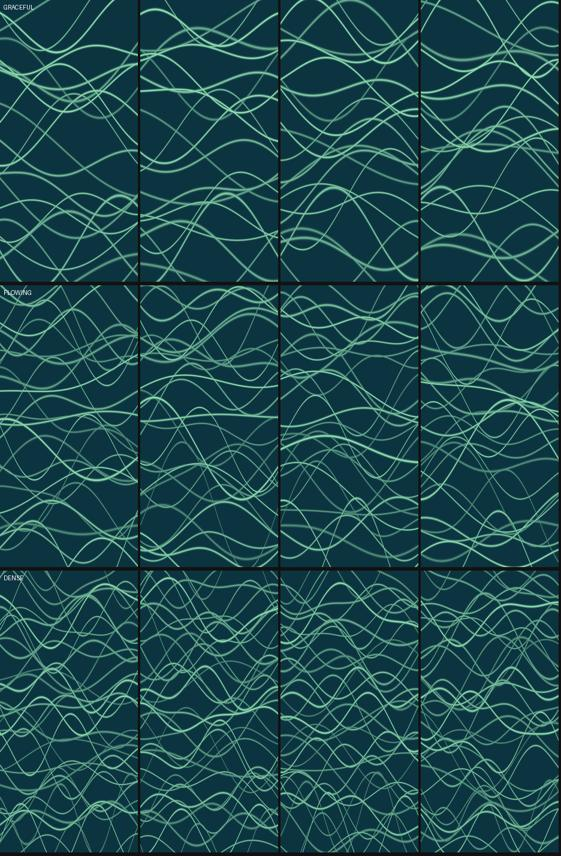

The Python source for this figure:
import numpy as np
from PIL import Image, ImageDraw
TAU=6.2831853; W,H=230,470
XS=np.linspace(0,1,W); ROWS=np.arange(H)[:,None]

def build(P,seed):
    rng=np.random.default_rng(seed); strands=[]
    for n in range(P['NSTR']):
        base=(n+0.5)/P['NSTR']+rng.uniform(-1,1)*P['JIT']/P['NSTR']
        comps=[(rng.uniform(*P['FREQ']),rng.uniform(*P['AMP']),rng.uniform(0,TAU),
                rng.choice([-1,1])*rng.uniform(*P['DRIFT'])) for _ in range(P['COMPS'])]
        sway=(P['SWAY']*rng.uniform(0.4,1.0),rng.uniform(0.4,1.1)*rng.choice([-1,1]),rng.uniform(0,TAU))
        strands.append((base,comps,sway,rng.uniform(*P['THICK']),rng.uniform(P['DIM'],1.0)))
    strands.sort(key=lambda s:s[4]); return strands

def cov(strands,turns):
    img=np.zeros((H,W))
    for base,comps,sway,thick,depth in strands:
        y=np.full(W,base)
        for f,a,p,dr in comps: y=y+a*np.sin(TAU*f*XS+p+dr*turns*TAU)
        sa,sr,sp=sway; y=y+sa*np.sin(sr*turns*TAU+sp)
        d=ROWS-(y*(H-1))[None,:]
        img=np.maximum(img,np.exp(-(d/thick)**2)*depth)
    return img
def col(c):
    b=np.array([12,52,64]);t=np.array([156,240,188])
    return (b[None,None,:]+(t-b)[None,None,:]*c[...,None]).astype(np.uint8)

VARIANTS={
 "GRACEFUL":dict(NSTR=22,COMPS=2,FREQ=(0.35,0.95),AMP=(0.05,0.12),DRIFT=(0.3,0.9),
                 SWAY=0.022,THICK=(1.3,2.6),JIT=0.3,DIM=0.5),
 "FLOWING": dict(NSTR=30,COMPS=3,FREQ=(0.45,1.3),AMP=(0.035,0.09),DRIFT=(0.35,1.1),
                 SWAY=0.018,THICK=(1.1,2.2),JIT=0.35,DIM=0.47),
 "DENSE":   dict(NSTR=38,COMPS=3,FREQ=(0.5,2.0),AMP=(0.025,0.08),DRIFT=(0.4,1.4),
                 SWAY=0.015,THICK=(1.0,2.0),JIT=0.4,DIM=0.45),
}
rows=[]
for name,P in VARIANTS.items():
    s=build(P,hash(name)&0xffff)
    cols=[]
    for t in [0.0,0.25,0.5,0.75]:
        cols.append(col(cov(s,t))); cols.append(np.full((H,4,3),18,np.uint8))
    strip=np.concatenate(cols,axis=1)
    im=Image.fromarray(strip); ImageDraw.Draw(im).text((6,6),name,fill=(255,255,255))
    rows.append(np.array(im)); rows.append(np.full((6,strip.shape[1],3),18,np.uint8))
m=np.concatenate(rows,axis=0)
Image.fromarray(m).resize((int(m.shape[1]*0.6),int(m.shape[0]*0.6))).convert("RGB").save(
    r"D:\projects\Folio\outputs\sim\variants.jpg",quality=74)
# also a gif of GRACEFUL to feel the motion
s=build(VARIANTS["GRACEFUL"],hash("GRACEFUL")&0xffff)
fr=[Image.fromarray(col(cov(s,f/72))) for f in range(72)]
fr[0].save(r"D:\projects\Folio\outputs\sim\concept_graceful.gif",save_all=True,
           append_images=fr[1:],duration=66,loop=0,optimize=True)
print("wrote variants.jpg and concept_graceful.gif")
